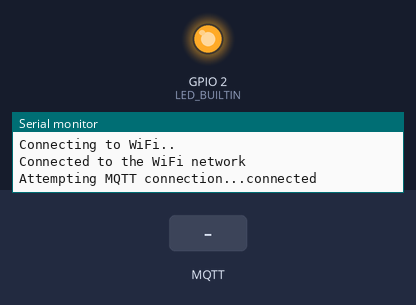
Simulated run of this sketch. Board: ESP8266 (NodeMCU). Parts: output pins drawn as LEDs (lit = HIGH, except the on-board LED, lit = LOW), the last lines printed to the serial monitor. Inputs (shaded band) come from the test bench. WiFi joins after 1.5 s; servers stay silent unless stated; no MQTT or app messages arrive unless stated.

Above: at 7.7 s.
7.8 s: MQTT message "1" arrives on the first subscribed topic
At 8.8 s:
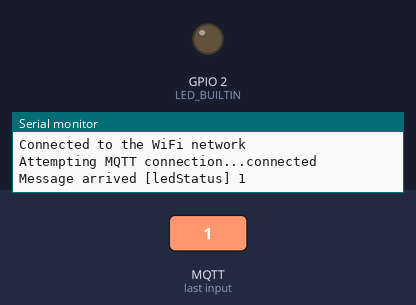
9.3 s: MQTT message "0" arrives on the first subscribed topic
At 10.0 s:
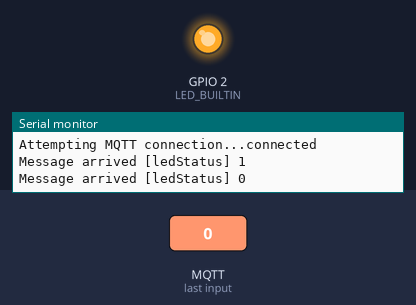
Timing chart, 0 to 12.3 s (numbered marks = the images above; inputs shaded):
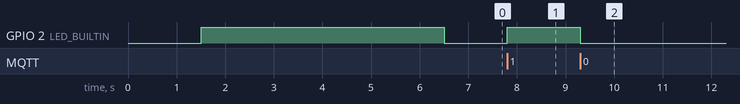

The sketch:

Project_01.ino
```cpp
#include <EEPROM.h>
#include <ESP8266WiFi.h>
#include <PubSubClient.h>
#include <Wire.h>
//#include <Adafruit_INA219.h>

const char* ssid = "PTCL216";                           //!!!!!!!!!!!!!!!!!!!!!
const char* password = "moazzam1";                //!!!!!!!!!!!!!!!!!!!!!
const char* mqtt_server = "192.168.100.224";                 //!!!!!!!!!!!!!!!!!!!!!

WiFiClient espClient;
PubSubClient client(espClient);


void callback(char* topic, byte* payload, unsigned int length) {
 Serial.print("Message arrived [");
 Serial.print(topic);
 Serial.print("] ");
 for (int i=0;i<length;i++) {
  char receivedChar = (char)payload[i];
  Serial.print(receivedChar);
  if (receivedChar == '1'){
  digitalWrite(LED_BUILTIN, HIGH);
  client.publish("LedStatus-Ack","Led Turned Off");
  }
  if (receivedChar == '0'){
   digitalWrite(LED_BUILTIN, LOW);
   client.publish("LedStatus-Ack","Led Turned On");
  }
  }
  Serial.println();
}

void reconnect() {
 // Loop until we're reconnected
 while (!client.connected()) {
 Serial.print("Attempting MQTT connection...");
 // Attempt to connect
 if (client.connect("ESP8266 Client")) {
  Serial.println("connected");
  // ... and subscribe to topic
  client.subscribe("ledStatus");
 } else {
  Serial.print("failed, rc=");
  Serial.print(client.state());
  Serial.println(" try again in 5 seconds");
  // Wait 5 seconds before retrying
  delay(5000);
  }
 }
}

void setup()
{
 Serial.begin(9600);
 WiFi.begin(ssid, password);
 while(WiFi.status() != WL_CONNECTED) {
      delay(500);
      Serial.println("Connecting to WiFi..");
  }
 Serial.println("Connected to the WiFi network");
 client.setServer(mqtt_server, 1883);
 client.setCallback(callback);

 pinMode(LED_BUILTIN, OUTPUT);
 digitalWrite(LED_BUILTIN,HIGH);
 delay(5000);
 digitalWrite(LED_BUILTIN, LOW);
}

void loop()
{
 if (!client.connected()) {
  reconnect();
 }
 client.loop();
}
```

Measured:
- after the input at 7.8 s, GPIO 2 (LED_BUILTIN): LOW → HIGH at once
- after the input at 9.3 s, GPIO 2 (LED_BUILTIN): HIGH → LOW at once
